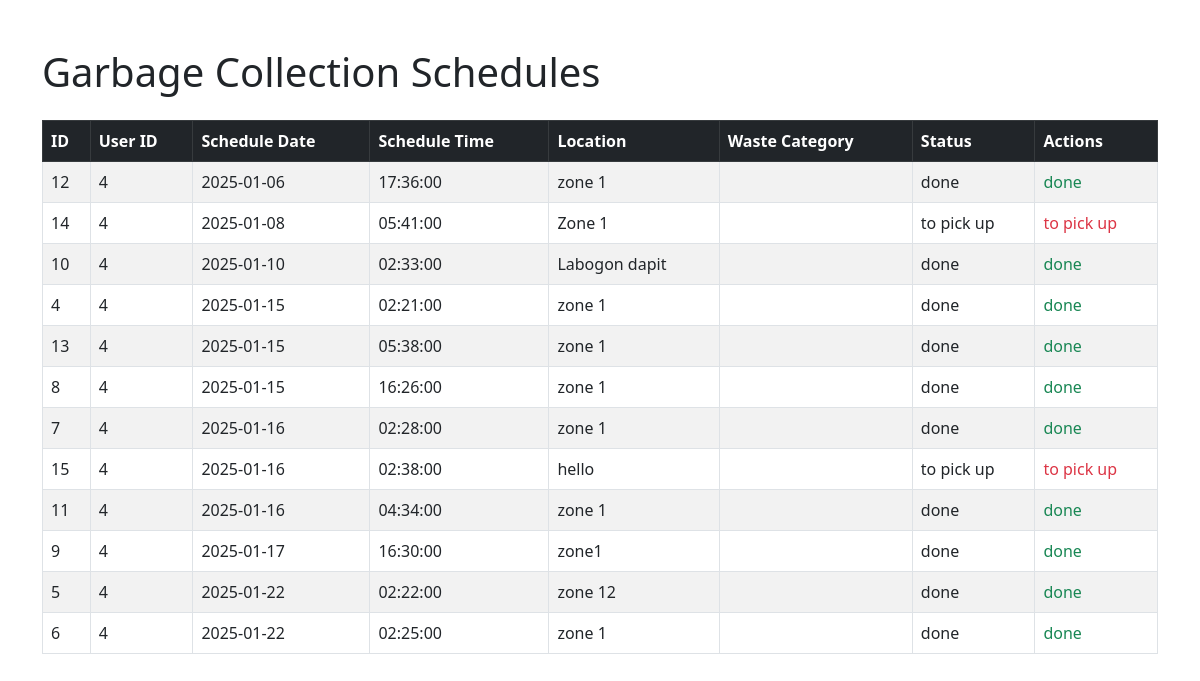
/Admin/garbagecollection.php (signed in), run on the app's committed database.
### tables this page shows
CREATE TABLE `garbage_collection` (
  `id` int(11) NOT NULL,
  `schedule_date` date NOT NULL,
  `schedule_time` time NOT NULL,
  `location` varchar(255) NOT NULL,
  `status` enum('done','to pick up') NOT NULL,
  `user_id` int(11) NOT NULL
);

### Admin/garbagecollection.php (the view, shortened to what this page needs)
<?php
$conn = new mysqli('sql108.infinityfree.com', 'if0_38046482', 'kmMN1faknH', 'if0_38046482_barangay_labogon');
$sql = "SELECT * FROM garbage_collection ORDER BY schedule_date, schedule_time";
$result = $conn->query($sql);
?>
<!DOCTYPE html>
<html lang="en">
<head>
    <link rel="stylesheet" href="https://cdn.jsdelivr.net/npm/bootstrap@5.3.0/dist/css/bootstrap.min.css">
</head>
<body class="bg-gray-200">
<div class="container mt-5">
  <h1 class="mb-4">Garbage Collection Schedules</h1>
  <table class="table table-bordered table-striped">
    <thead class="table-dark">
      <tr>
        <th>ID</th>
        <th>User ID</th>
        <th>Schedule Date</th>
        <th>Schedule Time</th>
        <th>Location</th>
        <th>Waste Category</th>
        <th>Status</th>
        <th>Actions</th>
      </tr>
    </thead>
    <tbody>
      <?php if ($result->num_rows > 0): ?>
        <?php while ($row = $result->fetch_assoc()): ?>
          <tr>
            <td><?= htmlspecialchars($row['id']) ?></td>
            <td><?= htmlspecialchars($row['user_id']) ?></td>
            <td><?= htmlspecialchars($row['schedule_date']) ?></td>
            <td><?= htmlspecialchars($row['schedule_time']) ?></td>
            <td><?= htmlspecialchars($row['location']) ?></td>
            <td><?= htmlspecialchars($row['waste_category']) ?></td>
            <td><?= htmlspecialchars($row['status']) ?></td>
            <td>
              <?php if ($row['status'] == 'pending'): ?>
                <form method="POST" class="d-inline">
                  <input type="hidden" name="id" value="<?= htmlspecialchars($row['id']) ?>">
                  <button type="submit" name="mark_done" class="btn btn-success btn-sm">Mark as Done</button>
                </form>
                <form method="POST" class="d-inline">
                  <input type="hidden" name="id" value="<?= htmlspecialchars($row['id']) ?>">
                  <button type="submit" name="decline" class="btn btn-danger btn-sm">Decline</button>
                </form>
              <?php else: ?>
                <span class="<?= $row['status'] == 'done' ? 'text-success' : 'text-danger' ?>">
                  <?= htmlspecialchars($row['status']) ?>
                </span>
              <?php endif; ?>
            </td>
          </tr>
        <?php endwhile; ?>
      <?php else: ?>
        <tr>
          <td colspan="8" class="text-center">No garbage collection schedules found</td>
        </tr>
      <?php endif; ?>
    </tbody>
  </table>
</div>
</body>
</html>

### data on the page
garbage_collection: id "12", user "4", schedule_date "2025-01-06", schedule_time "17:36:00", location "zone 1", status "done"
garbage_collection: id "14", user "4", schedule_date "2025-01-08", schedule_time "05:41:00", location "Zone 1", status "to pick up"
garbage_collection: id "10", user "4", schedule_date "2025-01-10", schedule_time "02:33:00", location "Labogon dapit", status "done"
garbage_collection: id "4", user "4", schedule_date "2025-01-15", schedule_time "02:21:00", location "zone 1", status "done"
garbage_collection: id "13", user "4", schedule_date "2025-01-15", schedule_time "05:38:00", location "zone 1", status "done"
garbage_collection: id "8", user "4", schedule_date "2025-01-15", schedule_time "16:26:00", location "zone 1", status "done"
garbage_collection: id "7", user "4", schedule_date "2025-01-16", schedule_time "02:28:00", location "zone 1", status "done"
garbage_collection: id "15", user "4", schedule_date "2025-01-16", schedule_time "02:38:00", location "hello", status "to pick up"
garbage_collection: id "11", user "4", schedule_date "2025-01-16", schedule_time "04:34:00", location "zone 1", status "done"
garbage_collection: id "9", user "4", schedule_date "2025-01-17", schedule_time "16:30:00", location "zone1", status "done"
garbage_collection: id "5", user "4", schedule_date "2025-01-22", schedule_time "02:22:00", location "zone 12", status "done"
garbage_collection: id "6", user "4", schedule_date "2025-01-22", schedule_time "02:25:00", location "zone 1", status "done"
